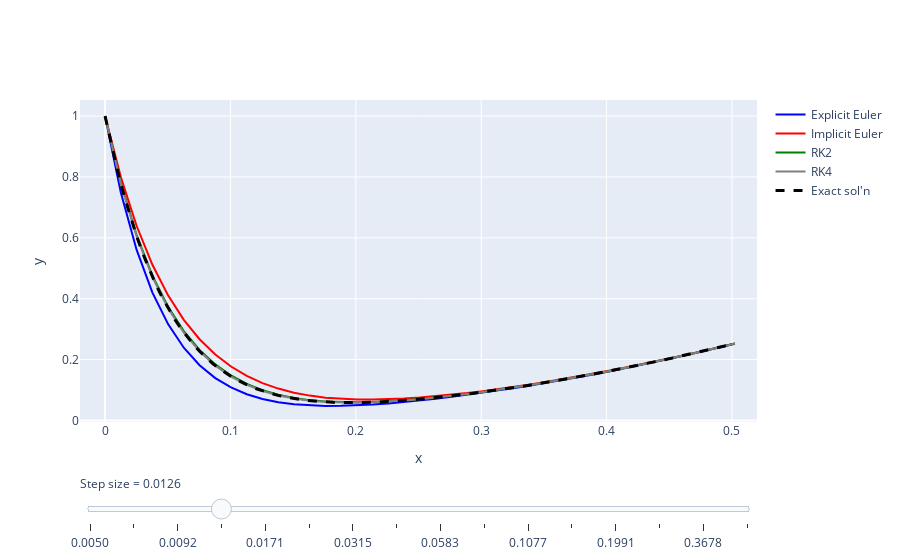

The notebook cell saved with this chart:
### Code cell
fig = go.Figure()

# stps = np.arange(0.01, 0.16, 0.01)
stps = 0.05*np.logspace(-1,1,16)
Nstp = len(stps)
Nmet = 4
actv = 3
msk  = np.arange(4)[[EE, IE, R2, R4]]

# Add traces, one for each slider step
for step in stps:
    _t, _ye, _yi, _yr, _y4 = update_plot(step)
    fig.add_trace(
        go.Scatter(
            visible=False, line=dict(color="blue", width=2),
            name="Explicit Euler", x=_t, y=_ye))
    fig.add_trace(
        go.Scatter(
            visible=False, line=dict(color="red", width=2),
            name="Implicit Euler", x=_t, y=_yi))
    fig.add_trace(
        go.Scatter(
            visible=False, line=dict(color="green", width=2),
            name="RK2", x=_t, y=_yr))
    fig.add_trace(
        go.Scatter(
            visible=False, line=dict(color="grey", width=2),
            name="RK4", x=_t, y=_y4))
ts = np.linspace(0, T, 100)
fig.add_trace(
    go.Scatter(
        visible=True, line=dict(color="black", width=3, dash='dash'),
        name="Exact sol'n", x=ts, y=fsol(ts)))

for i in msk:
    fig.data[actv*Nmet+i].visible = True

# Create and add slider
steps = []
for i in range(Nstp):
    step = dict(
        method="update",
        args=[{"visible": [False] * (Nstp*Nmet) + [True]}],
        label=f"{stps[i]:5.4f}"
    )
    for j in msk:
        step["args"][0]["visible"][i*Nmet+j] = True
    steps.append(step)

sliders = [dict(
    active=actv,
    currentvalue={"prefix": "Step size = "},
    pad={"t": 50},
    steps=steps
)]

fig.update_layout(
    sliders=sliders,
    xaxis_title="x",
    yaxis_title="y",
    #title=r"ODE: $y'=-20y+20x^2+2x, y(0)=1.0$"
)
fig.update_xaxes(range=[-0.02, 0.52])

fig.show()
